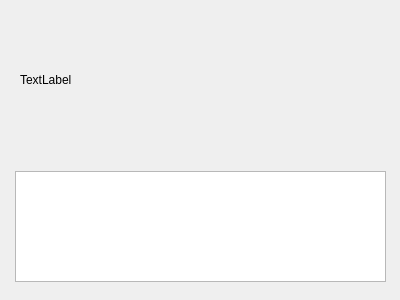
<?xml version="1.0" encoding="UTF-8"?>
<ui version="4.0">
 <class>myDialog</class>
 <widget class="QDialog" name="myDialog">
  <property name="geometry">
   <rect>
    <x>0</x>
    <y>0</y>
    <width>400</width>
    <height>300</height>
   </rect>
  </property>
  <property name="minimumSize">
   <size>
    <width>400</width>
    <height>300</height>
   </size>
  </property>
  <property name="maximumSize">
   <size>
    <width>400</width>
    <height>300</height>
   </size>
  </property>
  <property name="windowTitle">
   <string>简介(Intruduction)</string>
  </property>
  <widget class="QTextBrowser" name="textBrowser">
   <property name="geometry">
    <rect>
     <x>15</x>
     <y>171</y>
     <width>371</width>
     <height>111</height>
    </rect>
   </property>
  </widget>
  <widget class="QLabel" name="label">
   <property name="geometry">
    <rect>
     <x>20</x>
     <y>10</y>
     <width>360</width>
     <height>140</height>
    </rect>
   </property>
   <property name="text">
    <string>TextLabel</string>
   </property>
  </widget>
 </widget>
 <resources/>
 <connections/>
</ui>
